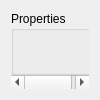
<?xml version="1.0" encoding="UTF-8"?>
<ui version="4.0">
 <class>Form</class>
 <widget class="QWidget" name="Form">
  <property name="geometry">
   <rect>
    <x>0</x>
    <y>0</y>
    <width>100</width>
    <height>100</height>
   </rect>
  </property>
  <property name="windowTitle">
   <string>Form</string>
  </property>
  <layout class="QGridLayout" name="gridLayout">
   <item row="0" column="0">
    <widget class="QScrollArea" name="scrollArea">
     <property name="frameShape">
      <enum>QFrame::NoFrame</enum>
     </property>
     <property name="lineWidth">
      <number>0</number>
     </property>
     <property name="widgetResizable">
      <bool>true</bool>
     </property>
     <widget class="QWidget" name="scrollAreaWidgetContents_2">
      <property name="geometry">
       <rect>
        <x>0</x>
        <y>0</y>
        <width>82</width>
        <height>82</height>
       </rect>
      </property>
      <layout class="QVBoxLayout" name="verticalLayout_2">
       <property name="spacing">
        <number>0</number>
       </property>
       <property name="leftMargin">
        <number>0</number>
       </property>
       <property name="topMargin">
        <number>0</number>
       </property>
       <property name="rightMargin">
        <number>0</number>
       </property>
       <property name="bottomMargin">
        <number>0</number>
       </property>
       <item>
        <widget class="QGroupBox" name="uiProperties">
         <property name="title">
          <string>Properties</string>
         </property>
         <layout class="QVBoxLayout" name="verticalLayout">
          <item>
           <layout class="QVBoxLayout" name="properties_layout"/>
          </item>
          <item>
           <spacer name="verticalSpacer">
            <property name="orientation">
             <enum>Qt::Vertical</enum>
            </property>
            <property name="sizeHint" stdset="0">
             <size>
              <width>0</width>
              <height>1</height>
             </size>
            </property>
           </spacer>
          </item>
         </layout>
        </widget>
       </item>
      </layout>
     </widget>
    </widget>
   </item>
  </layout>
 </widget>
 <resources/>
 <connections/>
</ui>
